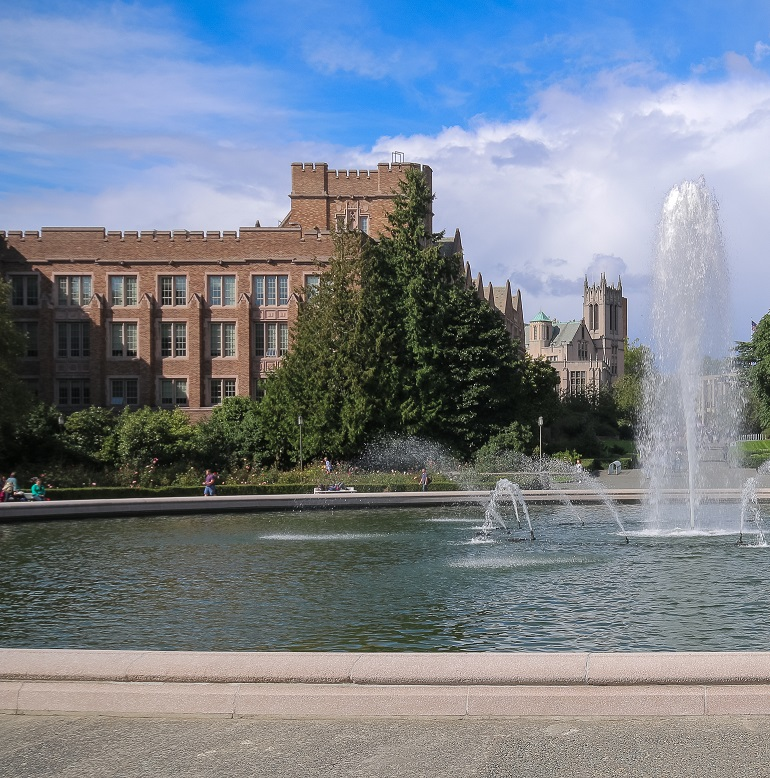
#> input picture lab10/fontanna1.jpg, 770 x 778 px
$ python scale_diff.py   (older library calls are emulated)
#> lines starting #> are read from the running program, lines starting #| are printed output that depends on the picture; pictures that were not available may be replaced by others from this repository, and a replacement may not be noted
#!/usr/bin/python
# -*- coding: utf-8 -*-
import cv2
import matplotlib.pyplot as plt
import numpy as np
import scipy.ndimage.filters as filters


def find_max(image, size, threshold) : # size - rozmiar maski filtramaksymalnego
    data_max = filters.maximum_filter(image, size)
    maxima = (image == data_max)
    diff = image > threshold
    maxima[diff == 0] = 0
    return np.nonzero(maxima)


def calcH(imgG, size):
    k = 0.05
    sobelx = cv2.Sobel(imgG, cv2.CV_64F, 1, 0, ksize=size)
    sobelxx_bG = sobelx*sobelx
    sobelxx = cv2.GaussianBlur(sobelxx_bG,(size, size), 0)
    sobely = cv2.Sobel(imgG, cv2.CV_64F, 0, 1, ksize=size)
    sobelyy_bG = sobely*sobely
    sobelyy = cv2.GaussianBlur(sobelyy_bG,(size, size), 0)
    sobelxy_bG = sobelx*sobely
    sobelxy = cv2.GaussianBlur(sobelxy_bG,(size, size), 0)

    detM = sobelxx * sobelyy - sobelxy**2
    traceM = sobelxx + sobelyy
    H = detM - k*traceM**2
    return H/H.max()


def draw_max(img, coord, scale):
    x = coord[2]
    y = coord[1]
    # [5 lines of commented-out code are left out]
    plt.imshow(img)
    plt.plot(x[coord[0] == scale], y[coord[0] == scale], '*', color='r')


def pyramid(image, blur_nbr, k, sigma):
    res_shape = (blur_nbr, image.shape[0], image.shape[1])
    res_img = np.zeros(res_shape)
    fimage = np.float64(image)
    prev_img = cv2.GaussianBlur(fimage, (0, 0), sigmaX=sigma, sigmaY=sigma)

    for i in range(0, blur_nbr):
        blurred_img = cv2.GaussianBlur(prev_img, (0, 0), sigmaX=k**i*sigma, sigmaY=k**i*sigma)
        res_img[i] = calcH(blurred_img - prev_img, ksize)
        prev_img = blurred_img
    return res_img


img1 = cv2.imread('fontanna1.jpg')
#> img1 is the input picture: shape (778, 770, 3); mean B, G, R 141.2, 129.7, 121
img2 = cv2.imread('fontanna_pow.jpg')
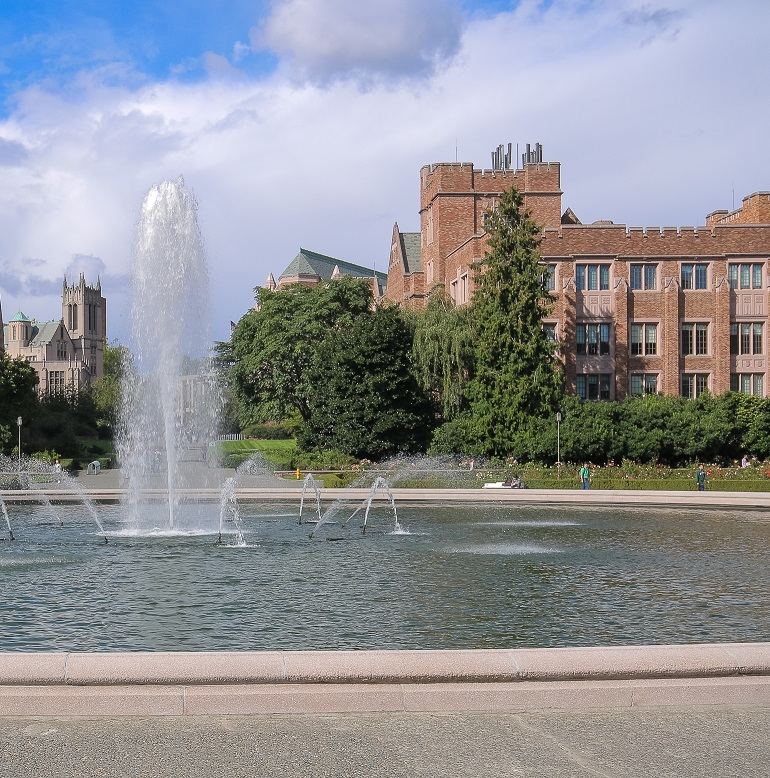
#> input picture lab10/fontanna2.jpg, 770 x 778 px, given in place of fontanna_pow.jpg, which was not available
#> img2 is the input picture: shape (778, 770, 3); mean B, G, R 149.5, 145.2, 143.9

img1G = cv2.cvtColor(img1, cv2.COLOR_BGR2GRAY)
img2G = cv2.cvtColor(img2, cv2.COLOR_BGR2GRAY)

ksize = 7
threshold = 0.3
sigma = 1.6
k = 1.26
# img1_H = calcH(img1, ksize)
# img2_H = calcH(img2, ksize)

img1_p = pyramid(img1G, 5, k, sigma)
#> after the loop in pyramid, `for i in range(0, blur_nbr):`:
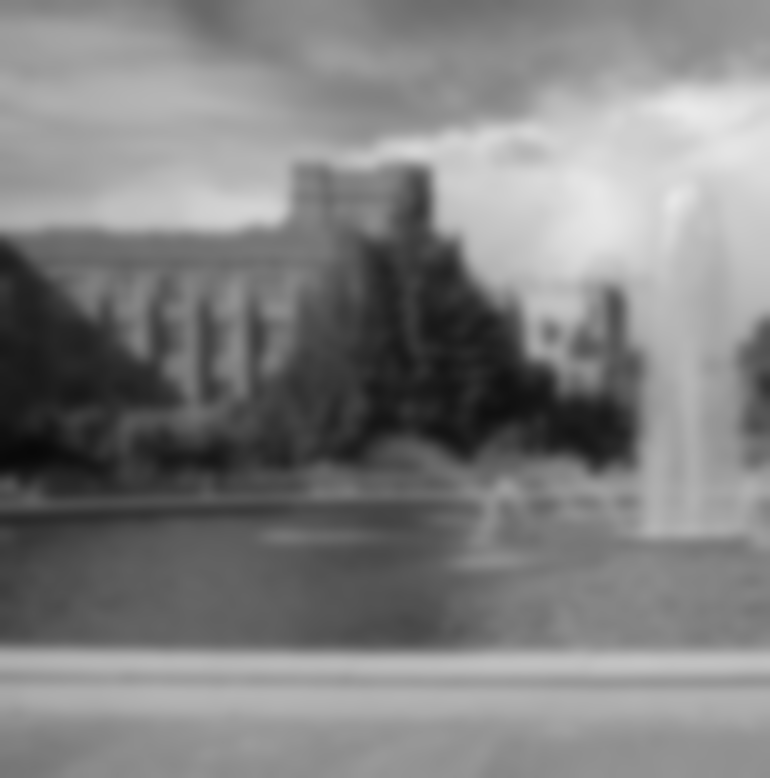
#> prev_img: shape (778, 770) float64; min 8.65, max 233.9, mean 128.4
img2_p = pyramid(img2G, 5, k, sigma)
#> call 2 of pyramid, with blur_nbr = 5, k = 1.26, sigma = 1.6
#> the loop in pyramid (call 2), `for i in range(0, blur_nbr):` made 5 passes
#> pass 1, in calcH (call 6), `sobelx = cv2.Sobel(imgG, cv2.CV_64F, 1, 0, ksize=size)`:
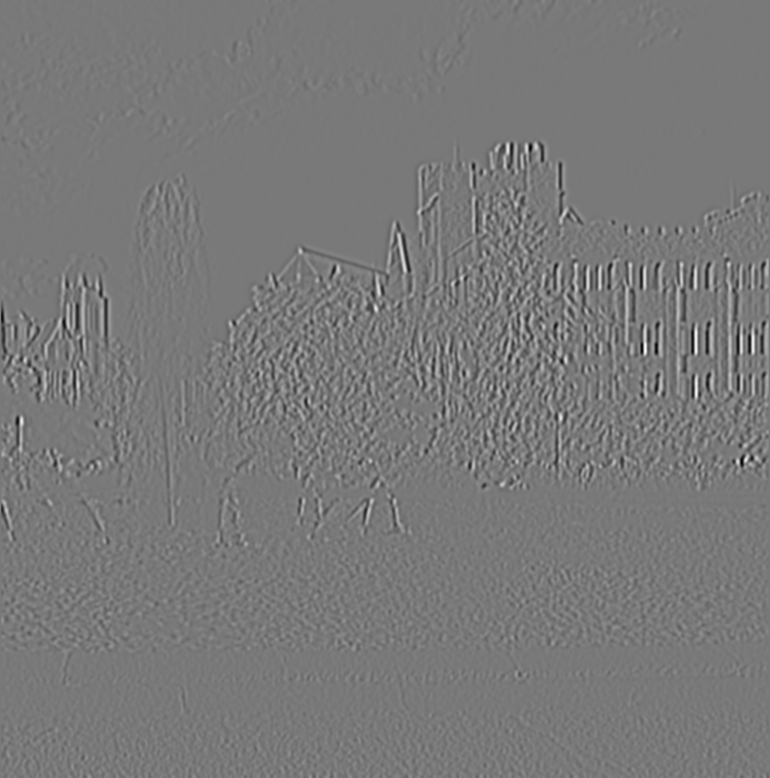
#> sobelx: shape (778, 770) float64; min -17819.3, max 19649.3, mean -0.3; drawn with min black and max white
#> pass 1, in calcH (call 6), `sobelxx_bG = sobelx*sobelx`:
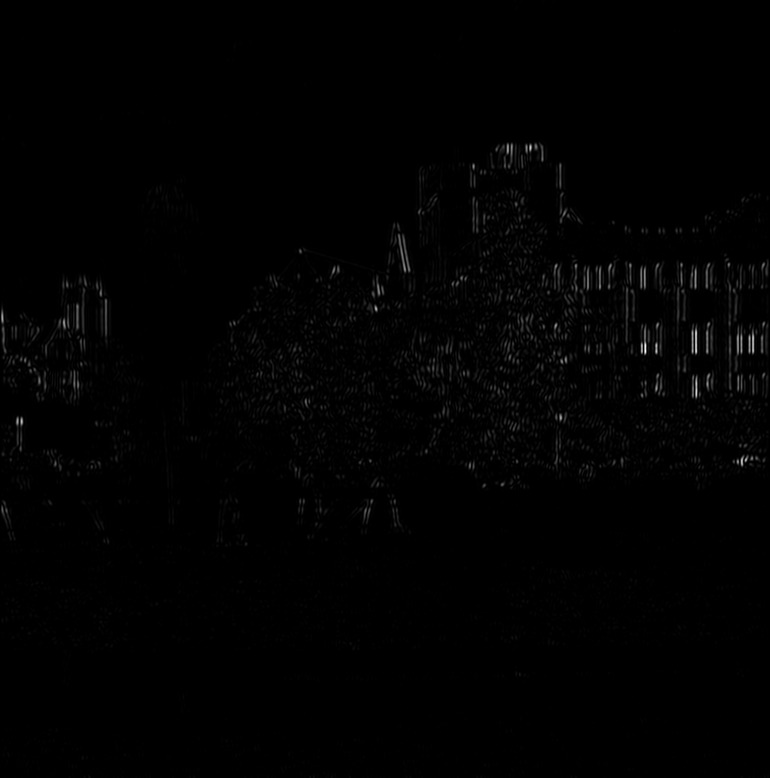
#> sobelxx_bG: shape (778, 770) float64; min 0, max 386094485.3, mean 2991123.1; drawn with min black and max white
#> after the loop in pyramid (call 2), `for i in range(0, blur_nbr):`:
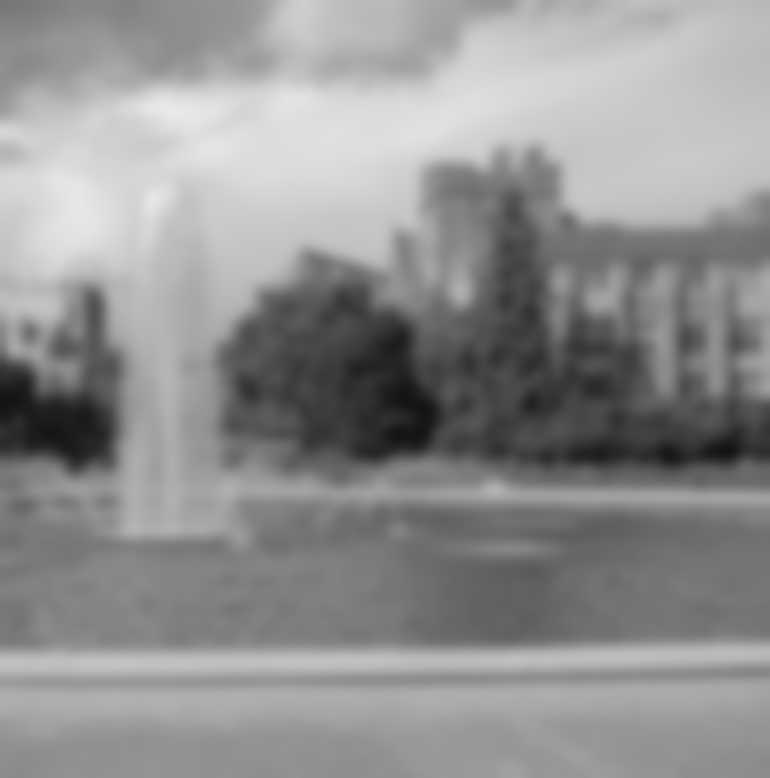
#> prev_img: shape (778, 770) float64; min 20.08, max 233.9, mean 145.3
max_img1 = find_max(img1_p, ksize, threshold)
max_img2 = find_max(img2_p, ksize, threshold)

for scale in range(0, 5):
    # Share a X axis with each column of subplots
    # fig = plt.figure(figsize=(18,8))
    plt.figure()
    plt.title("skala " + str(scale))
    # plt.subplot(1, 2, 1)
    draw_max(img1, max_img1, scale)
    # plt.subplot(1, 2, 2)
    plt.figure()
    plt.title("skala " + str(scale))
    draw_max(img2, max_img2, scale)

plt.show()
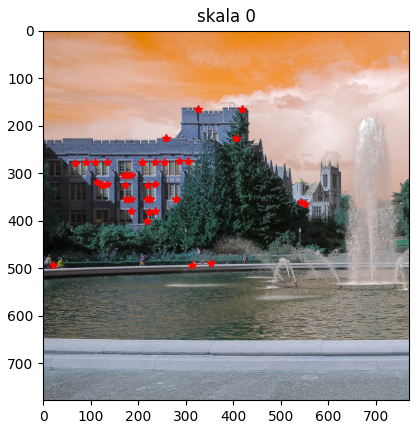
#> figure drawn by matplotlib, 1 panel; B, G, R data is drawn as R, G, B
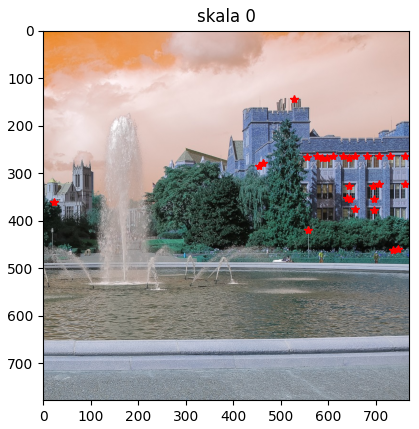
#> figure drawn by matplotlib, 1 panel; B, G, R data is drawn as R, G, B
#> figure, not shown here; B, G, R data is drawn as R, G, B
#> figure, not shown here; B, G, R data is drawn as R, G, B
#> figure, not shown here; B, G, R data is drawn as R, G, B
#> figure, not shown here; B, G, R data is drawn as R, G, B
#> figure, not shown here; B, G, R data is drawn as R, G, B
#> figure, not shown here; B, G, R data is drawn as R, G, B
#> figure, not shown here; B, G, R data is drawn as R, G, B
#> figure, not shown here; B, G, R data is drawn as R, G, B
